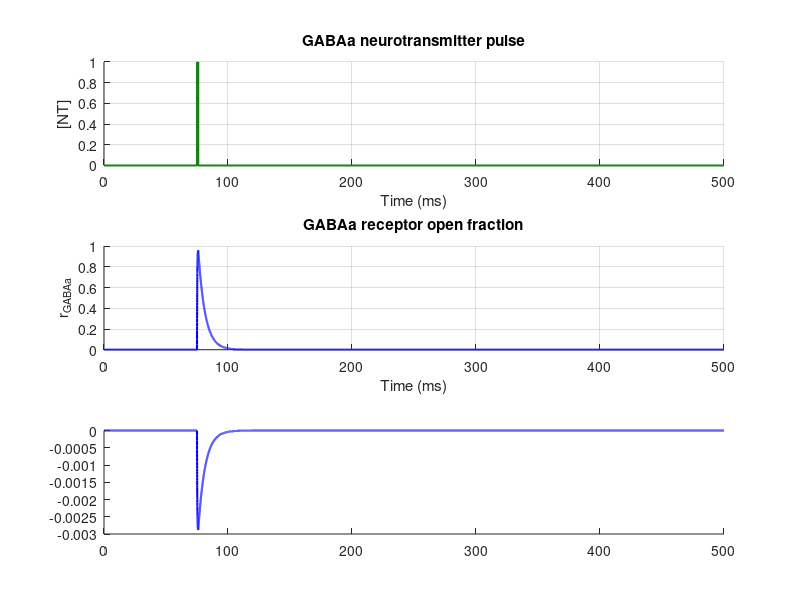

MATLAB code for this plot: (Note: this script raises an error after producing the figure.)
%% GABAa receptor dynamics only
% Standalone version of the GABAa synapse from the EPSC/IPSC script.
% Edit the parameters below to explore this one receptor in isolation.
clear; clc

%% Simulation setup
N_num = 1;
tspan = 500; % ms
dt = 0.01; % time step for Euler method
loop = ceil(tspan/dt) + 1; % number of time samples
time = (0:loop-1).*dt; % time vector in ms

%% Postsynaptic voltage used to calculate current
v_post_GABA = -50; % mV

%% GABAa constants (Destexhe)
Cmax_GABAa = 1; % max neurotransmitter concentration
Cdur_GABAa = 1; % neurotransmitter pulse duration, ms
alpha_GABAa = 5; % forward binding rate
beta_GABAa = 0.18; % backward unbinding rate
E_GABAa = -80; % reversal potential, mV
g_GABAa = 0.0001; % maximum conductance

%% Neurotransmitter pulse
GABA_start_ms = 75; % pulse onset, ms
nt_GABAa = zeros(N_num, loop);

GABA_start = round(GABA_start_ms/dt) + 1;
GABA_stop = min(loop, GABA_start + round(Cdur_GABAa/dt) - 1);
nt_GABAa(:, GABA_start:GABA_stop) = Cmax_GABAa;

%% Initial receptor value
r_GABAa = zeros(N_num, loop);

%% Current array
I_GABAa = zeros(N_num, loop);
dGABAa_rdt = zeros(N_num, loop);

%% Euler method
for i = 1:loop-1
    % GABAa receptor open fraction
    dGABAa_rdt(:, i) = (alpha_GABAa.*nt_GABAa(:, i).*(1-r_GABAa(:, i))) ...
        - (beta_GABAa.*r_GABAa(:, i));
    r_GABAa(:, i+1) = r_GABAa(:, i) + dt.*dGABAa_rdt(:, i);

    % GABAa inhibitory postsynaptic current
    I_GABAa(:, i) = g_GABAa.*r_GABAa(:, i).*(E_GABAa-v_post_GABA);
end

% Fill the final current sample after the last receptor update.
I_GABAa(:, end) = g_GABAa.*r_GABAa(:, end).*(E_GABAa-v_post_GABA);

%% Summary values
[peak_current, peak_idx] = min(I_GABAa, [], 2);
peak_time = time(peak_idx);
charge_transfer = trapz(time, I_GABAa, 2);

fprintf('Peak GABAa current: %.6g at %.2f ms\n', peak_current, peak_time);
fprintf('Charge transfer: %.6g current*ms\n', charge_transfer);

%% Plot GABAa dynamics
figure_name = sprintf('GABAa Dynamics Only - %s', datestr(now, 'HH:MM:SS'));
figure('Name', figure_name, 'Color', 'w');

subplot(3,1,1)
hold on
plot(time, nt_GABAa, 'Color', [0.1 0.5 0.1], 'LineWidth', 1.5)
title('GABAa neurotransmitter pulse')
xlabel('Time (ms)')
ylabel('[NT]')
grid on

subplot(3,1,2)
hold on
plot(time, r_GABAa, 'b', 'LineWidth', 1.5)
title('GABAa receptor open fraction')
xlabel('Time (ms)')
ylabel('r_{GABAa}')
ylim([0 1])
grid on

subplot(3,1,3)
hold on
plot(time, I_GABAa, 'b', 'LineWidth', 1.5)
yline(0,'k:')
title('GABAa IPSC')
xlabel('Time (ms)')
ylabel('Current')
grid on
